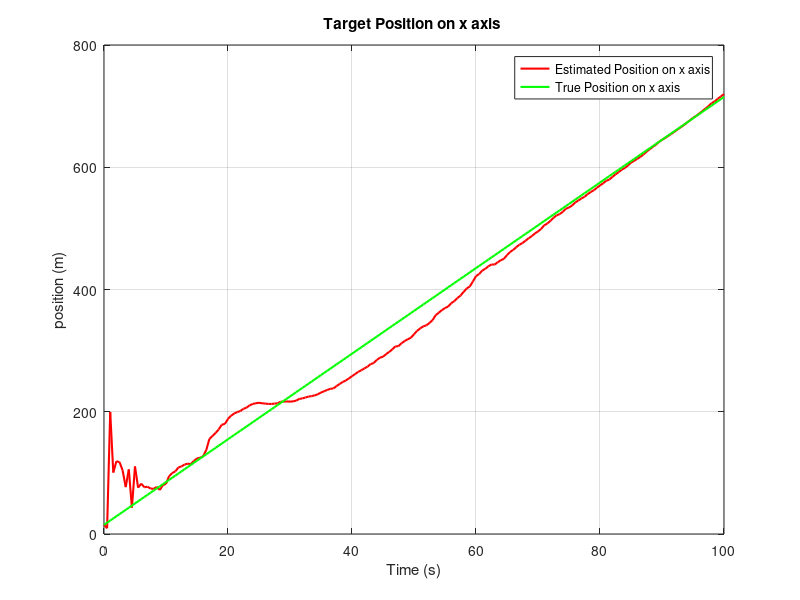
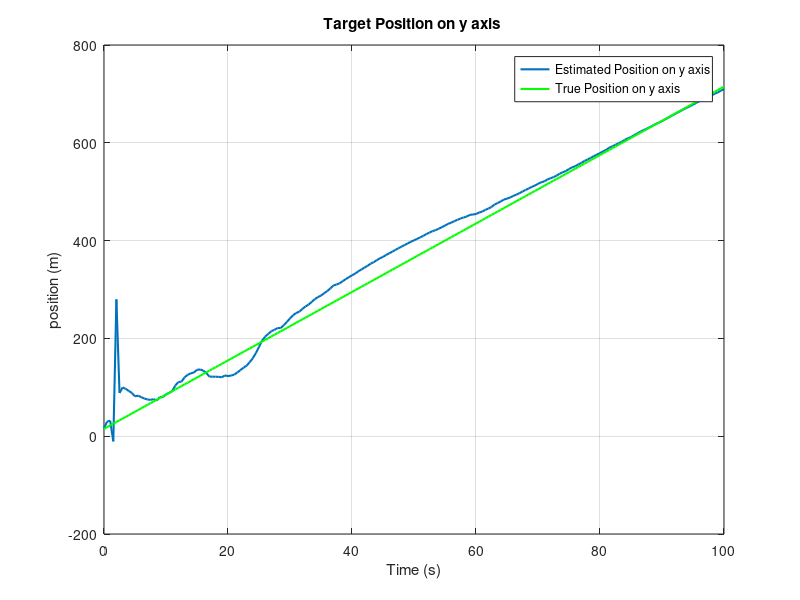
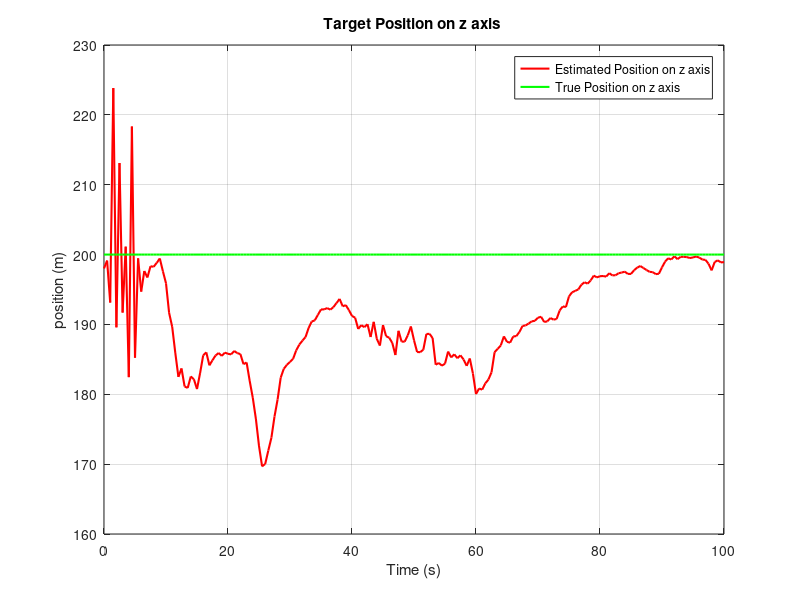
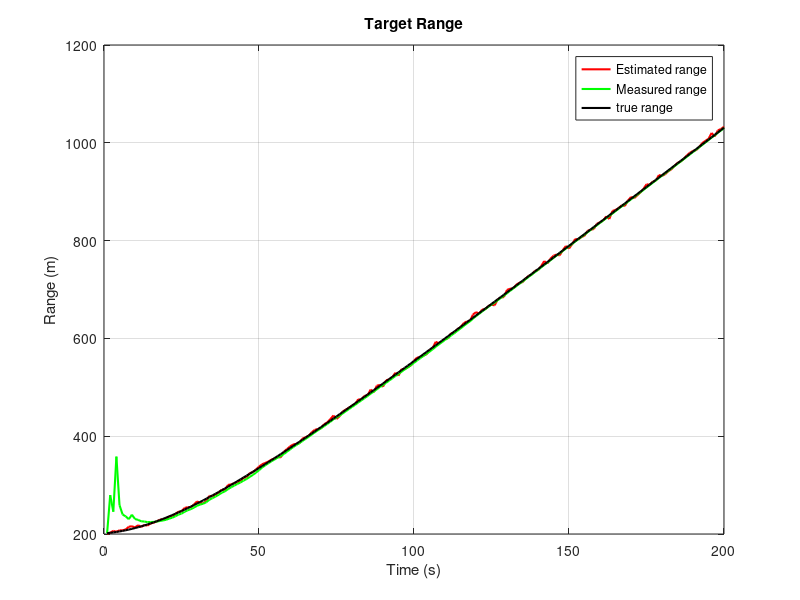

MATLAB code for these plots, in order: (Note: this script raises an error after producing the figures.)
clc
clear all
close all
MONT = 500;
T = 0.5;             % sampling Time
total_time = 100;
t =0: T: total_time;        % Time
nstates = 6;         % numbers of States
nmeas = 3;           % number of measurements 
init_pos = [15; 15 ; 200]; %  inital Position
V = [7; 7; 0];
TotalScans=length(t);
R=[9 0 0;
   0 1 0;
   0 0 0.1];
x(:,1) = [init_pos;V ]+[randn(3,1);16*randn(3,1)]; % Set initial state estimate

P0 = [9*eye(3,3) zeros(3,3); zeros(3,3) 16^2*eye(3,3)]; % Set initial error covariance
noise =sqrt(R)*randn(3, TotalScans); % Generate random measurement noise 
xt(:,1) = [15; 15; 200; 7; 7; 0]; %+ sqrt(P0)*randn(6,1); % Set true initial state
ynoisy = zeros(3, TotalScans); % Initialize size of output vector for all k
for k = 2:TotalScans
xt(1,k) = xt(1,k-1)+T*V(1);
xt(2,k) = xt(2,k-1)+T*V(2);
xt(3,k) = xt(3,k-1)+T*V(3);
end
xt(:,1)=[15;15;200;7;7;0];
for k = 1:TotalScans
    ytrue(:,k) = [sqrt(xt(1,k)^2 + xt(2,k)^2 + xt(3,k)^2); ...
           atan2d(xt(2,k),xt(1,k)); ...
           atan2d(xt(3,k),(sqrt(xt(1,k)^2 +xt(2,k)^2)))]; 
ynoisy(:,k) = ytrue(:,k) + noise(:,k);           
end
xest = zeros(6,TotalScans);
F=[1 0 0 T 0 0;          % Transition matrix
    0 1 0 0 T 0;
    0 0 1 0 0 T;
    0 0 0 1 0 0;
    0 0 0 0 1 0;
    0 0 0 0 0 1];
h(:,1)=[201,45,54];
for k = 1:TotalScans
% Prediction
if k==1
    xest(:,1) = x(:,1);
P = P0;
else
x_pred = F*xest(:,k-1);
P_pred = F*P*F';
 x=x_pred(1);
 y=x_pred(2);
 z=x_pred(3);
% Observation
y_est(:,k) = [sqrt(x_pred(1)^2 + x_pred(2)^2 + x_pred(3)^2); ...
atan2d(x_pred(2),x_pred(1)); ...
atan2d(x_pred(3),(sqrt(x_pred(1)^2 +x_pred(2)^2)))];
 %%% Jacobian Matrix  %%%%%
 H=[x/(x^2 + y^2 + z^2)^(1/2),                        y/(x^2 + y^2 + z^2)^(1/2),                   z/(x^2 + y^2 + z^2)^(1/2), 0, 0, 0;
  -y/(x^2*(y^2/x^2 + 1)),                              1/(x*(y^2/x^2 + 1)),                                           0, 0, 0, 0;
  -(x*z)/((z^2/(x^2 + y^2 + z^2) + 1)*(x^2 + y^2 + z^2)^(3/2)), -(y*z)/((z^2/(x^2 + y^2 + z^2) + 1)*(x^2 + y^2 + z^2)^(3/2)), (1/(x^2 + y^2 + z^2)^(1/2) - z^2/(x^2 + y^2 + z^2)^(3/2))/(z^2/(x^2 + y^2 + z^2) + 1), 0, 0, 0];
% Measurement Update
S=(H*P_pred*H' + R);
K = P_pred*H'*inv(S); % Calculate Kalman gain
xest(:,k) = x_pred + K*(ynoisy(:,k) - y_est(:,k)); % Update state estimate
P = (eye(nstates)-K*H)*P_pred; % Update covariance estimate
h(:,k)=[sqrt(xest(1,k)^2 + xest(2,k)^2 + xest(3,k)^2); ...
atan2d(xest(2,k),xest(1,k)); ...
atan2d(xest(3,k),(sqrt(xest(1,k)^2 +xest(2,k)^2)))];
end
end

figure, 
plot(t,xest(1,:),'r','LineWidth',1.5)
hold on
plot(t,xt(1,:),'g','LineWidth',1.5)
legend('Estimated Position on x axis', 'True Position on x axis')
xlabel('Time (s)')
ylabel('position (m)')
title('Target Position on x axis ')
grid on


figure, 
plot(t,xest(2,:),'LineWidth',1.5)
hold on
plot(t,xt(2,:),'g','LineWidth',1.5)
legend('Estimated Position on y axis', 'True Position on y axis')
xlabel('Time (s)')
ylabel('position (m)')
title('Target Position on y axis ')
grid on

figure, 
plot(t,xest(3,:),'r','LineWidth',1.5)
hold on
plot(t,xt(3,:),'g','LineWidth',1.5)
legend('Estimated Position on z axis', 'True Position on z axis')
xlabel('Time (s)')
ylabel('position (m)')
title('Target Position on z axis ')
grid on
% figure, 
% plot(xe(4,:))
% 
% figure, 
% plot(xe(5,:))
% 
% figure, 
% plot(xe(6,:))

figure, plot(ynoisy(1,2:TotalScans),'r','LineWidth',1.5)
hold on
plot(h(1,2:TotalScans),'g','LineWidth',1.5)
hold on
plot(ytrue(1,2:TotalScans),'k','LineWidth',1.5)
legend('Estimated range','Measured range','true range')
xlabel('Time (s)')
ylabel('Range (m)')
title('Target Range')
grid on

figure, plot(ynoisy(2,2:TotalScans),'r','LineWidth',1.5)
hold on
plot(h(2,2:TotalScans),'g','LineWidth',1.5)
hold on
plot(ytrue(2,2:TotalScans),'k','LineWidth',1.5)
legend('Estimated azimuth','Measured azimuth','True azimuth')
xlabel('Time (s)')
ylabel('azimuth (degree)')
title('Target azimuth')
grid on


figure, plot(ynoisy(3,2:TotalScans),'r','LineWidth',1.5)
hold on
plot(h(3,2:TotalScans),'g','LineWidth',1.5)
hold on
plot(ytrue(3,2:TotalScans),'k','LineWidth',1.5)
legend('Estimated elevation','Measured elevation','True elevation')
xlabel('Time (s)')
ylabel('elevation (degree)')
title('Target elevation')
grid on
%RMSE
figure
mse=(h(1,:)-ytrue(1,:)).^2;
plot(mse(3:TotalScans))
xlabel('Time (s)')
ylabel('MSE')
title('MSE of position Estimate')
grid on
for i=1:TotalScans
Vx=V-xest(4:6,i);
msev(i)=sqrt(Vx(1)^2+Vx(2)^2+Vx(3)^2);
end
figure
plot(msev)
grid on
xlabel('Time (s)')
ylabel('MSE')
title('MSE of Velocity Estiamte')

%% test 
xM = [x y z];
yFunc = @(i)[sqrt(i(1)^2 + i(2)^2 + i(3)^2); atan2d(i(2),i(1));atan2d(i(3),(sqrt(i(1)^2 +i(2)^2)))];

% y_est(:,k) = [sqrt(x_pred(1)^2 + x_pred(2)^2 + x_pred(3)^2); ...
% atan2d(x_pred(2),x_pred(1)); ...
% atan2d(x_pred(3),(sqrt(x_pred(1)^2 +x_pred(2)^2)))];
jac = numeric_jacobian(yFunc,xM);
function jac = numeric_jacobian(f, x)
    % Calculate Jacobian of function f at given x
    epsilon = 1e-6;
    epsilon_inv = 1/epsilon;
    nx = length(x); % Dimension of the input x;
    f0 = feval(f, x); % caclulate f0, when no perturbation happens
    % Do perturbation
    for i = 1 : nx
        x_ = x;
        x_(i) =  x(i) + epsilon;
        jac(:, i) = (feval(f, x_) - f0) .* epsilon_inv;
    end
end



